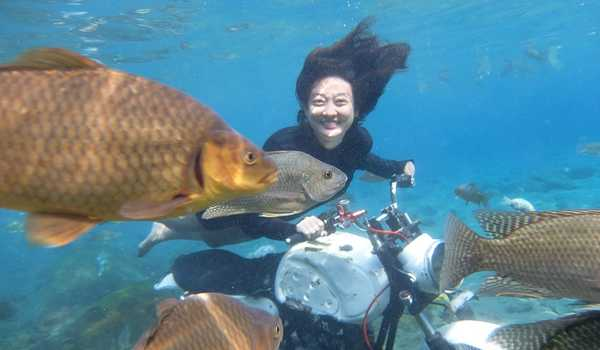
%> input picture TugasTeori/Tugas 1/Air/air (1).jpg, 600 x 350 px
$ octave rgbb.m   (GNU Octave 9; MATLAB toolbox functions it lacks are replaced by stand-ins)
%> lines starting %> are read from the running program, lines starting %| are printed output that depends on the picture
I = imread('air (1).jpg');
%> I is the input picture: size 350x600x3 uint8; mean R, G, B 92, 133.8, 150.1

R = I(:,:,1);
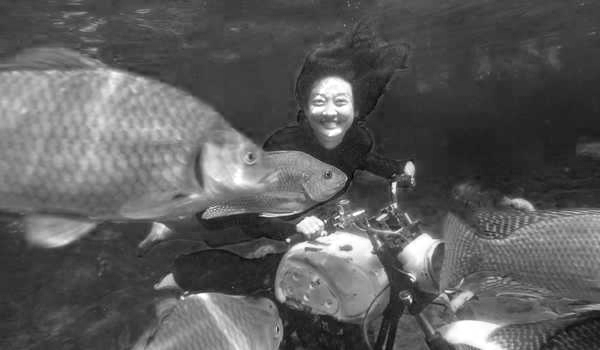
%> R: size 350x600 uint8; min 0, max 255, mean 92
G = I(:,:,2);
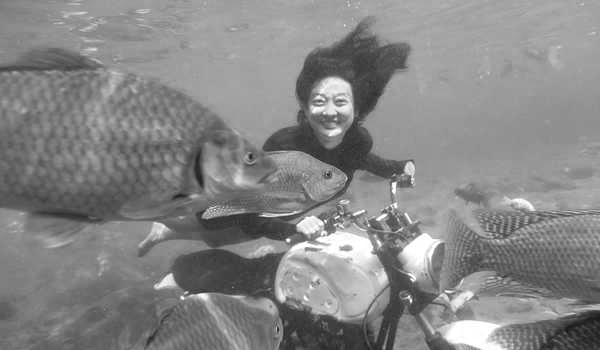
%> G: size 350x600 uint8; min 19, max 255, mean 133.8
B = I(:,:,3);
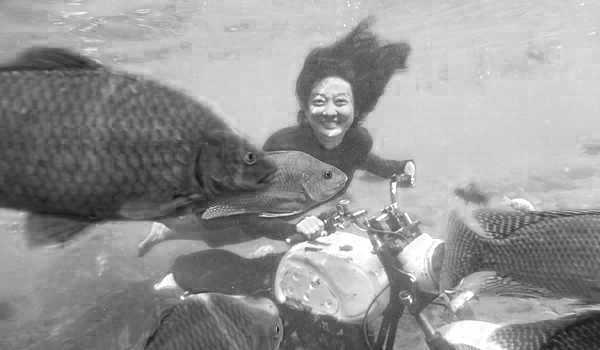
%> B: size 350x600 uint8; min 15, max 255, mean 150.1

histeq = histeq(I(:,:,1));
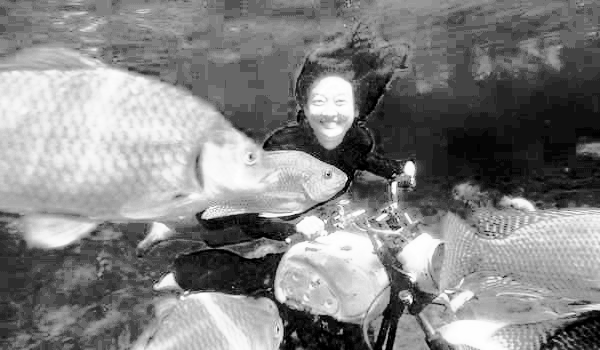
%> histeq: size 350x600 double; min 1.43e-05, max 1, mean 0.517
% HeqR = histeq(I);
% HeqG = histeq(G);
% HeqB = histeq(B);

HIST_IN = zeros([256 3]);
HIST_OUT = zeros([256 3]);

HIST_IN(:,1) = imhist(I(:,:,1),256); %RED
HIST_IN(:,2) = imhist(I(:,:,2),256); %GREEN
HIST_IN(:,3) = imhist(I(:,:,3),256); %BLUE

mymap=[1 0 0; 0.2 1 0; 0 0.2 1];

figure,bar(HIST_IN);colormap(mymap);
legend('RED CHANNEL','GREEN CHANNEL','BLUE CHANNEL');
title('Before Applying Histogram Equalization');
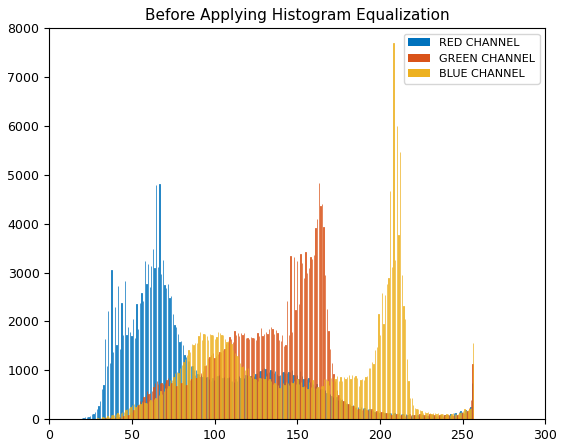
%> figure redrawn from the program's plot data; tallest bar 4812 high, from x = 66.67 to 66.85; tallest bar 4824 high, from x = 162.9 to 163.1; tallest bar 7690 high, from x = 208.1 to 208.3
